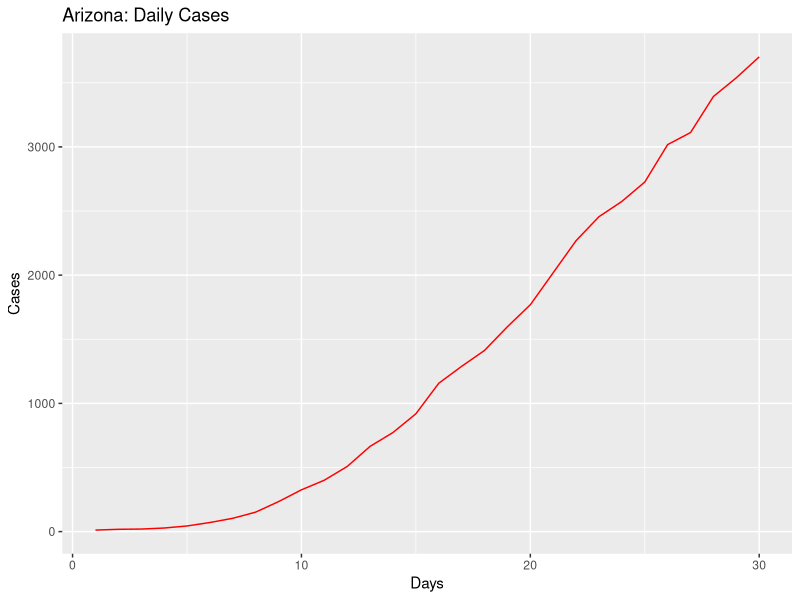
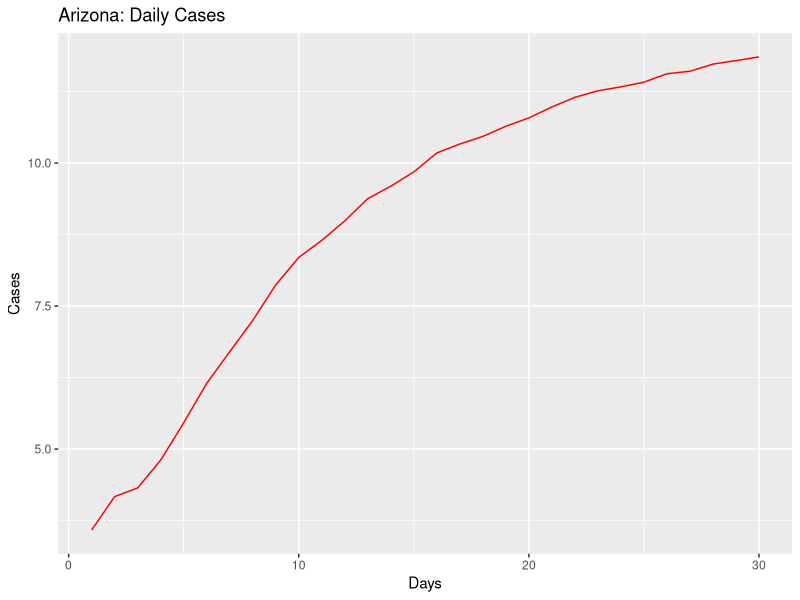
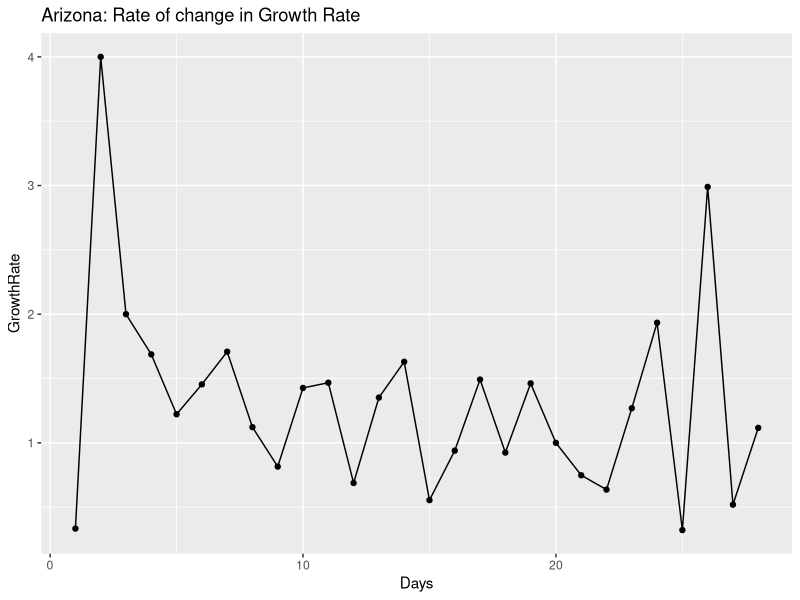
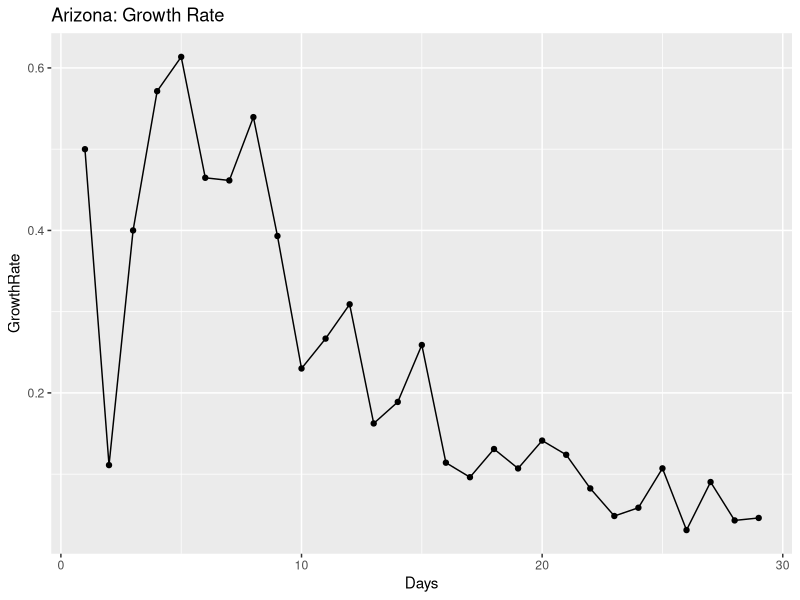
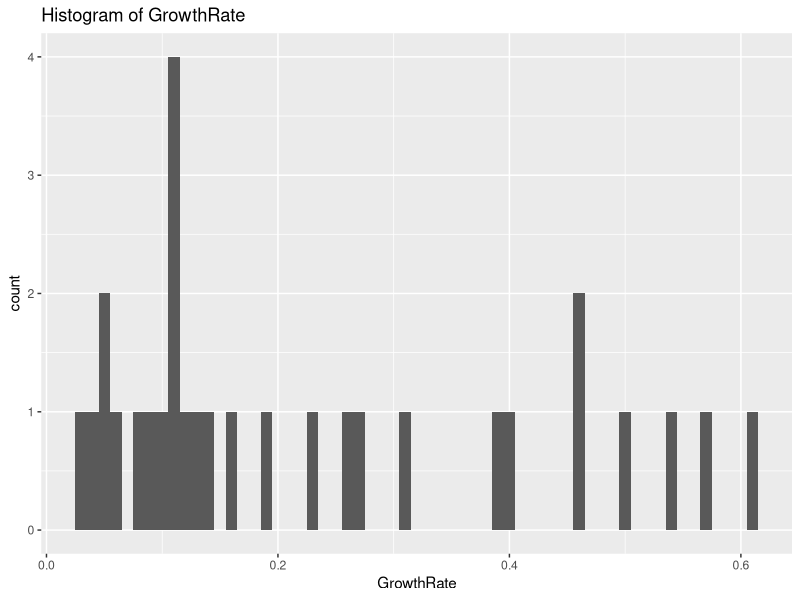
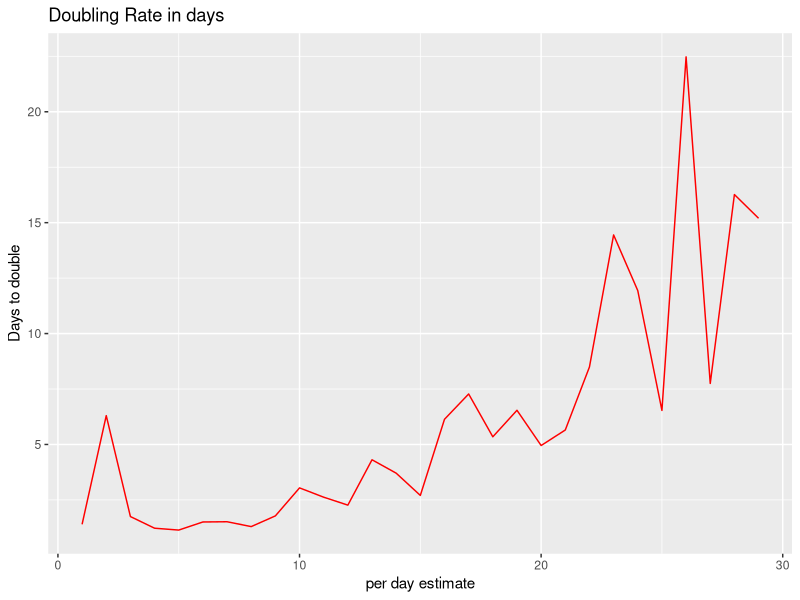
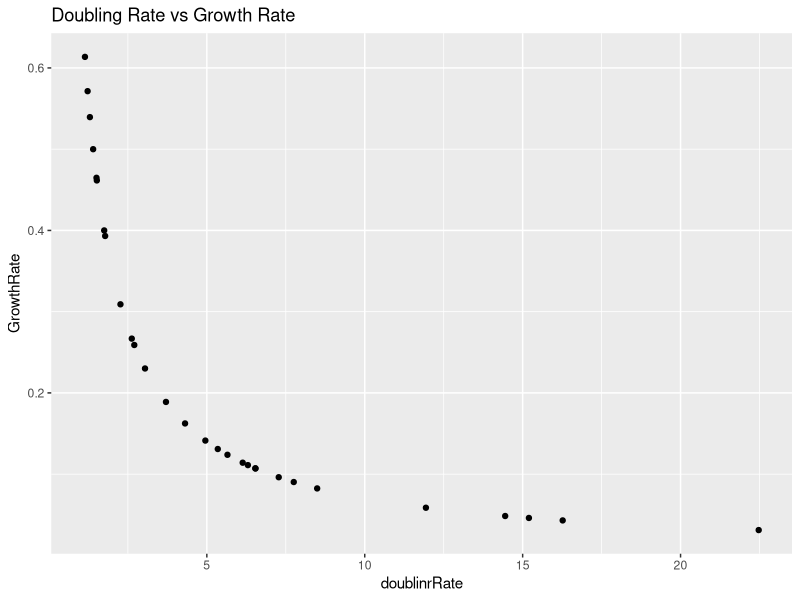
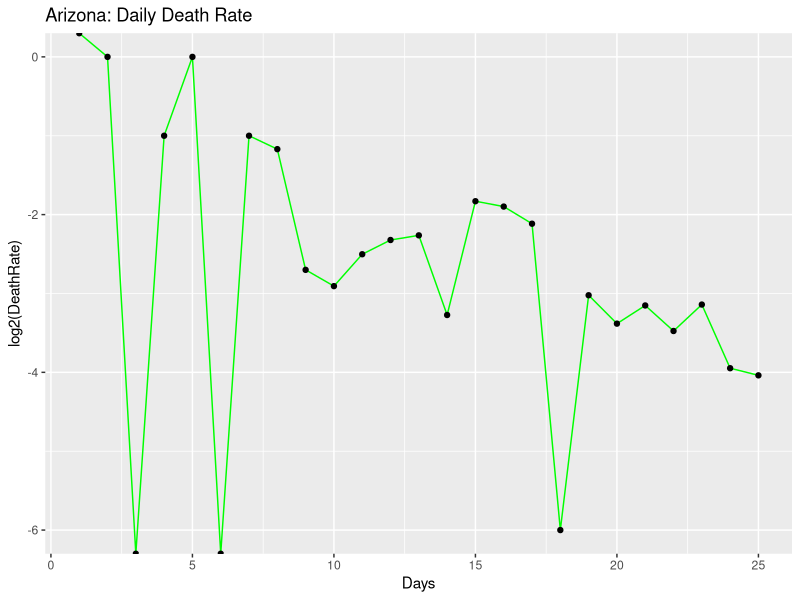

Here is the R script that generated these plots, in order:
## ---- chunk 1
knitr::opts_chunk$set(echo = TRUE)
## ---- chunk 2
library(ggplot2)
library(gridExtra)
library(dplyr)

coronaGrowth <- function(absoluteNumbers){
  growthfactor <- NULL
  absgrowth <- NULL
  for(i in 1:length(absoluteNumbers))
  {
    #print((absoluteNumbers[i]-absoluteNumbers[i+1]/absoluteNumbers[i+1])/absoluteNumbers[i+1])
    growthfactor[i] <- ((absoluteNumbers[i]-absoluteNumbers[i+1]))/(absoluteNumbers[i+1]-absoluteNumbers[i+2])  
    #growthfactor[i] <- ((absoluteNumbers[i]-absoluteNumbers[i+1]))/(absolutenumbers[i])
  }
  
  return (rev(growthfactor))
}

DailyGrowthRate <- function(absoluteNumbers)
{
  growthfactor <- NULL
  absgrowth <- NULL
  for(i in 1:length(absoluteNumbers))
  {
    #print((absoluteNumbers[i]-absoluteNumbers[i+1]/absoluteNumbers[i+1])/absoluteNumbers[i+1])
    growthfactor[i] <- ((absoluteNumbers[i]/absoluteNumbers[i+1]))-1 
    #growthfactor[i] <- ((absoluteNumbers[i]-absoluteNumbers[i+1]))/(absolutenumbers[i])
  }
  
  return (rev(growthfactor))  
}

DoublingRate <- function(absoluteNumbers)
{
  doublingrRate <- NULL
  cumsum <- NULL
  for(i in 1:length(absoluteNumbers))
  {
    
    doublingrRate[i] <- (70/(absoluteNumbers[i]*100))
    
  }
  return ((doublingrRate))  
}

#Calculate the mean and median growth rate:
MeanMediangrowthrate <- function(dataTrend1)
{
  MeanGRTrend <- NULL
  MedianGRTrend <- NULL
  
  for(i in 1:length(dataTrend1$GrowthRate))
  {
    MedianGRTrend[i] <- median(dataTrend1[1:i,"GrowthRate"])
    MeanGRTrend[i] <- mean(dataTrend1[1:i,"GrowthRate"])
  }
  
  dataTrend1$MedianGRT = MedianGRTrend
  dataTrend1$MeanGRT = MeanGRTrend
  
  return(dataTrend1)

}

#Calculate ratio of newdeaths/newcases
newDeathstonewCases <- function(absolutenumbers,totaldeaths)
{
  newCases <- NULL
  newDeaths <- NULL
  for(i in 1:length(absolutenumbers))
  {
    if(i == length(absolutenumbers))
    {
      print("reached the end")
    }else{
     newDeaths[i] = (totaldeaths[i]-totaldeaths[i+1])
     newCases[i] = (absolutenumbers[i]-absolutenumbers[i+1]) 
    }
  }
  

  days <- seq(2:length(absolutenumbers))
 return(data.frame( newDeaths = rev(newDeaths),newCases = rev(newCases),Days = days))
 
}

#Calculate ratio of deaths to totalCases
totalDeathstoCases <- function(absolutenumbers,totaldeaths)
{
  ratio <- NULL
  for(i in 1:length(absolutenumbers))
  {

     ratio[i] = (totaldeaths[i])/(absolutenumbers[i]) 
  }
  
  return(rev(ratio))
}
## ---- chunk 3
#Arizona

absolutenumbers <- c(3702,3539,3393,3112,3018,2726,2575,2456,2269,2019,1769,1598,1413,1289,1157,919,773,665,508,401,326,234,152,104,71,44,28,20,18,12)

totaldeaths <- c(122,115,108,97,89,80,73,65,64,52,41,32,29,24,20,17,15,13,9,6,6,3,2,2,1,0,0,0,0,0)

#America
#absolutenumbers <- c(101.7*1000,83.8*1000,65.8*1000,53.7*1000,43.8*1000,33.3*1000,25*1000,19*1000,13.7*1000,7.8*1000,6.4*1000,4.6*1000,3.5*1000,2.7*1000)
## ---- chunk 4
growthrate <- na.exclude(coronaGrowth(absolutenumbers))
days <- seq(1:length(growthrate))
dataTrend <- data.frame(GrowthRate = growthrate,Days = days)
print(dataTrend)
p1 <- ggplot(data=dataTrend, aes(x=Days, y=GrowthRate, group=1)) +ggtitle("Arizona: Rate of change in Growth Rate")+
  geom_line()+
  geom_point()

print(dataTrend)
#print(dataTrend1)




growthrate1 <- na.exclude(DailyGrowthRate(absolutenumbers))
doublingrate1 <- na.exclude(DoublingRate(growthrate1))
days1 <- seq(1:length(growthrate1))
dataTrend1 <- data.frame(GrowthRate = growthrate1,Days = days1,doublinrRate = doublingrate1)
print(dataTrend1)
multiplier <- tail(dataTrend1, n = 1)
pred_val <- (head(absolutenumbers, n = 1)*multiplier[,"GrowthRate"])+head(absolutenumbers, n = 1)

p2 <- ggplot(data=dataTrend1, aes(x=Days, y=GrowthRate, group=1)) +ggtitle("Arizona: Growth Rate")+
  geom_line()+
  geom_point()

days <- seq(1:length(absolutenumbers))
growthrate <- append(growthrate, c(1,1),after = 0)
dataOriginal <- data.frame(Cases = rev(absolutenumbers), Days = days)
p3<- ggplot() +geom_line(data=dataOriginal, aes(x=Days, y=Cases,),color = "Red")+labs(title="Arizona: Daily Cases", y="Cases", x="Days")

p3_log<- ggplot() +geom_line(data=dataOriginal, aes(x=Days, y=log2(Cases)),color = "Red")+labs(title="Arizona: Daily Cases", y="Cases", x="Days")+
  #geom_line(data=dataOriginal, aes(x=Days+1, y=Prediction),color = "Blue")
  geom_point()



# Analyze growth rate to get interval of values
summary(dataTrend1$GrowthRate)
dataTrend1%>%select("GrowthRate")%>%summarise(meanGR = mean(GrowthRate), medianGR = median(GrowthRate), sdGR = sd(GrowthRate))
p4 <- ggplot(data = dataTrend1, aes(x = GrowthRate))+ggtitle("Histogram of GrowthRate")+geom_histogram(binwidth = 0.01)


#Analyze the doubling rate
p5<- ggplot() +geom_line(data=dataTrend1, aes(x=Days, y=doublinrRate),color = "Red")+labs(title="Doubling Rate in days", y="Days to double", x ="per day estimate")+
  #geom_line(data=dataOriginal, aes(x=Days+1, y=Prediction),color = "Blue")
  geom_point()

#Scatter plor of Growthrate versus Doubling Rate
p6 <- ggplot()+geom_point(data = dataTrend1, aes(x = doublinrRate, y = GrowthRate))+labs(title = "Doubling Rate vs Growth Rate")

dataTrend1 <- MeanMediangrowthrate(dataTrend1 = dataTrend1)

#Median growth rate trend 
#Median growth rate trend 
p7 <- ggplot()+geom_line(data = dataTrend1, aes(x = Days, y = MedianGRT),color = "Blue")+labs(title = "Arizona Median(BLUE)VsMean(RED) Growth Rate")+geom_line(data=dataTrend1, aes(x=Days , y=MeanGRT),color = "Red")


deathrate1 <- na.exclude(DailyGrowthRate(totaldeaths))
doublingdeathrate1 <- na.exclude(DoublingRate(deathrate1))
days1 <- seq(1:length(deathrate1))
dataDeathTrend1 <- data.frame(DeathRate = deathrate1,Days = days1,doublinrRate = doublingdeathrate1)
#print(dataDeathTrend1)
#multiplier <- tail(totaldeaths, n = 1)
#pred_val <- (head(dataDeathTrend1, n = 1)*multiplier[,"DeathRate"])+head(dataDeathTrend1, n = 1)

p8 <- ggplot(data=dataDeathTrend1, aes(x=Days, y=log2(DeathRate), group=1)) +ggtitle("Arizona: Daily Death Rate")+
  geom_line(color = "Green")+
  geom_point()


rationewdeathtocases <- newDeathstonewCases(absolutenumbers,totaldeaths)

p9 <- ggplot(data=rationewdeathtocases, aes(x=Days, y=log2(newCases), group=1)) +ggtitle("Arizona:newCases(Orange)")+
  geom_line(color = "Orange")+geom_point()

totaldeathstocases <- totalDeathstoCases(absolutenumbers,totaldeaths)
days <- seq(1:length(absolutenumbers))
datatotaldeathstocasesTrend <- data.frame(ratio = totaldeathstocases,Days = days)
#Scatter plot of totalcases to totaldeaths
p10 <- ggplot(data=datatotaldeathstocasesTrend, aes(x=Days, y=ratio, group=1)) +ggtitle("Arizona: TotalDeaths/TotalCases")+
  geom_line(color = "Yellow")+
  geom_point()

#Confidence Interval for mean population GrowthRate:
meanGR = mean(dataTrend1$GrowthRate)
sdGR = sd(dataTrend1$GrowthRate)

uppperlimitGR= meanGR+sdGR
lowerlimitGR = meanGR-sdGR

#Predictions based on: Current Growth Rate, MeanGrowth Rate, Upper GrowthRate, Lower GrowthRate
pred_val_Current <- (head(absolutenumbers, n = 1)*multiplier[,"GrowthRate"])+head(absolutenumbers, n = 1)
pred_val_MeanGR <- (head(absolutenumbers, n = 1)*meanGR)+head(absolutenumbers, n = 1)
pred_val_upperGR <- (head(absolutenumbers, n = 1)*uppperlimitGR)+head(absolutenumbers, n = 1)
pred_val_lowerGR <- (head(absolutenumbers, n = 1)*lowerlimitGR)+head(absolutenumbers, n = 1)

print("Current GR:")
print(multiplier[,"GrowthRate"])
print(pred_val_Current)

print("Mean GR:")
print(meanGR)
print(pred_val_MeanGR)

print("Upperlimit GR:")
print(uppperlimitGR)
print(pred_val_upperGR)

print("Lowerlimit GR:")
print(lowerlimitGR)
print(pred_val_lowerGR)

#Doubling rate:-
DRCurrent <- round(70/(meanGR*100),digits = 0)
DRMedian <- round(70/(median(dataTrend1$GrowthRate)*100),digits = 0)
latestDRCurrent <- round(tail(dataTrend1$doublinrRate,n=1),digits = 0)

## ---- chunk 5
#grid.arrange(p3,p3_log,p1,p2,p4,p5,p6,nrow = 4, ncol = 2)
print(p3)
print(p3_log)
print(p1)
print(p2)
print(p4)
print(p5)
print(p6)
print(p8)
print(p9)
print(p10)
print(p7)
## ---- chunk 6
library(ggplot2)
library(gridExtra)
library(dplyr)

coronaGrowth <- function(absoluteNumbers){
  growthfactor <- NULL
  absgrowth <- NULL
  for(i in 1:length(absoluteNumbers))
  {
    #print((absoluteNumbers[i]-absoluteNumbers[i+1]/absoluteNumbers[i+1])/absoluteNumbers[i+1])
    growthfactor[i] <- ((absoluteNumbers[i]-absoluteNumbers[i+1]))/(absoluteNumbers[i+1]-absoluteNumbers[i+2])  
    #growthfactor[i] <- ((absoluteNumbers[i]-absoluteNumbers[i+1]))/(absolutenumbers[i])
  }
  
  return (rev(growthfactor))
}

DailyGrowthRate <- function(absoluteNumbers)
{
  growthfactor <- NULL
  absgrowth <- NULL
  for(i in 1:length(absoluteNumbers))
  {
    #print((absoluteNumbers[i]-absoluteNumbers[i+1]/absoluteNumbers[i+1])/absoluteNumbers[i+1])
    growthfactor[i] <- ((absoluteNumbers[i]/absoluteNumbers[i+1]))-1 
    #growthfactor[i] <- ((absoluteNumbers[i]-absoluteNumbers[i+1]))/(absolutenumbers[i])
  }
  
  return (rev(growthfactor))  
}

DoublingRate <- function(absoluteNumbers)
{
  doublingrRate <- NULL
  cumsum <- NULL
  for(i in 1:length(absoluteNumbers))
  {
    
    doublingrRate[i] <- (70/(absoluteNumbers[i]*100))
    
  }
  return ((doublingrRate))  
}

#Calculate the mean and median growth rate:
MeanMediangrowthrate <- function(dataTrend1)
{
  MeanGRTrend <- NULL
  MedianGRTrend <- NULL
  
  for(i in 1:length(dataTrend1$GrowthRate))
  {
    MedianGRTrend[i] <- median(dataTrend1[1:i,"GrowthRate"])
    MeanGRTrend[i] <- mean(dataTrend1[1:i,"GrowthRate"])
  }
  
  dataTrend1$MedianGRT = MedianGRTrend
  dataTrend1$MeanGRT = MeanGRTrend
  
  return(dataTrend1)

}

# #Calculate ratio of newdeaths/newcases
# newDeathstonewCases <- function(absolutenumbers,totaldeaths)
# {
#   ratio <- NULL
#   for(i in 1:length(absolutenumbers))
#   {
#     if(i == length(absolutenumbers))
#     {
#       print("reached the end")
#     }else{
#      ratio[i] = (totaldeaths[i]-totaldeaths[i+1])/(absolutenumbers[i]-absolutenumbers[i+1]) 
#     }
#   }
#   
#   return(rev(ratio))
# }

#Calculate ratio of newdeaths/newcases
newDeathstonewCases <- function(absolutenumbers,totaldeaths)
{
  newCases <- NULL
  newDeaths <- NULL
  for(i in 1:length(absolutenumbers))
  {
    if(i == length(absolutenumbers))
    {
      print("reached the end")
    }else{
     newDeaths[i] = (totaldeaths[i]-totaldeaths[i+1])
     newCases[i] = (absolutenumbers[i]-absolutenumbers[i+1]) 
    }
  }
  

  days <- seq(2:length(absolutenumbers))
 return(data.frame( newDeaths = rev(newDeaths),newCases = rev(newCases),Days = days))
 
}

#Calculate ratio of deaths to totalCases
totalDeathstoCases <- function(absolutenumbers,totaldeaths)
{
  ratio <- NULL
  for(i in 1:length(absolutenumbers))
  {

     ratio[i] = (totaldeaths[i])/(absolutenumbers[i]) 
  }
  
  return(rev(ratio))
}

## ---- chunk 7
#Arizona
#absolutenumbers <- c(773,665,508,401,326,234,152,104,71,44,28,20,18,12)

#America

absolutenumbers <- c(573.138*1000,545.934*1000,521.623*1000,489.646*1000,454.615*1000,418.451*1000,386.571*1000,355.834*1000,327.871*1000,300.432*1000,265.506*1000,235.281*1000,205.035*1000,176.518*1000,145.369*1000,133.094*1000,123.578*1000,101.7*1000,83.8*1000,65.8*1000,53.7*1000,43.8*1000,33.3*1000,25*1000,19*1000,13.7*1000,7.8*1000,6.4*1000,4.6*1000,3.5*1000,2.7*1000)

totaldeaths <- c(22930,21474,20057,18325,16691,14791,12851,10880,9622,8457,7127,6081,5107,4057,3143,2585,2222,1697,1296,1028,781,556,414,301,255,206,150,110,87,69,57,48,41,38,30,26,22,19,15,12,11,9,6,1,1)




## ---- chunk 8
growthrate <- na.exclude(coronaGrowth(absolutenumbers))
days <- seq(1:length(growthrate))
dataTrend <- data.frame(GrowthRate = growthrate,Days = days)
print(dataTrend)
p1 <- ggplot(data=dataTrend, aes(x=Days, y=GrowthRate, group=1)) +ggtitle("US: Rate of change in Growth Rate")+
  geom_line()+
  geom_point()

print(dataTrend)
#print(dataTrend1)




growthrate1 <- na.exclude(DailyGrowthRate(absolutenumbers))
doublingrate1 <- na.exclude(DoublingRate(growthrate1))
days1 <- seq(1:length(growthrate1))
dataTrend1 <- data.frame(GrowthRate = growthrate1,Days = days1,doublinrRate = doublingrate1)
print(dataTrend1)
multiplier <- tail(dataTrend1, n = 1)
pred_val <- (head(absolutenumbers, n = 1)*multiplier[,"GrowthRate"])+head(absolutenumbers, n = 1)

p2 <- ggplot(data=dataTrend1, aes(x=Days, y=GrowthRate, group=1)) +ggtitle("US: Growth Rate")+
  geom_line()+
  geom_point()

days <- seq(1:length(absolutenumbers))
growthrate <- append(growthrate, c(1,1),after = 0)
dataOriginal <- data.frame(Cases = rev(absolutenumbers), Days = days)
p3<- ggplot() +geom_line(data=dataOriginal, aes(x=Days, y=Cases,),color = "Red")+labs(title="US: Daily Cases", y="Cases", x="Days")

p3_log<- ggplot() +geom_line(data=dataOriginal, aes(x=Days, y=log2(Cases)),color = "Red")+labs(title="US: Daily Cases", y="Cases", x="Days")+
  #geom_line(data=dataOriginal, aes(x=Days+1, y=Prediction),color = "Blue")
  geom_point()



# Analyze growth rate to get interval of values
summary(dataTrend1$GrowthRate)
dataTrend1%>%select("GrowthRate")%>%summarise(meanGR = mean(GrowthRate), medianGR = median(GrowthRate), sdGR = sd(GrowthRate))
p4 <- ggplot(data = dataTrend1, aes(x = GrowthRate))+ggtitle("Histogram of GrowthRate")+geom_histogram(binwidth = 0.01)


#Analyze the doubling rate
p5<- ggplot() +geom_line(data=dataTrend1, aes(x=Days, y=doublinrRate),color = "Red")+labs(title="Doubling Rate in days", y="Days to double", x ="per day estimate")+
  #geom_line(data=dataOriginal, aes(x=Days+1, y=Prediction),color = "Blue")
  geom_point()

#Scatter plor of Growthrate versus Doubling Rate
p6 <- ggplot()+geom_point(data = dataTrend1, aes(x = doublinrRate, y = GrowthRate))+labs(title = "Doubling Rate vs Growth Rate")

dataTrend1 <- MeanMediangrowthrate(dataTrend1 = dataTrend1)


#Median growth rate trend 
#Median growth rate trend 
p7 <- ggplot()+geom_line(data = dataTrend1, aes(x = Days, y = MedianGRT),color = "Blue")+labs(title = "US Median(BLUE)VsMean(RED) Growth Rate")+geom_line(data=dataTrend1, aes(x=Days , y=MeanGRT),color = "Red")

deathrate1 <- na.exclude(DailyGrowthRate(totaldeaths))
doublingdeathrate1 <- na.exclude(DoublingRate(deathrate1))
days1 <- seq(1:length(deathrate1))
dataDeathTrend1 <- data.frame(DeathRate = deathrate1,Days = days1,doublinrRate = doublingdeathrate1)
#print(dataDeathTrend1)
#multiplier <- tail(totaldeaths, n = 1)
#pred_val <- (head(dataDeathTrend1, n = 1)*multiplier[,"DeathRate"])+head(dataDeathTrend1, n = 1)

p8 <- ggplot(data=dataDeathTrend1, aes(x=Days, y=log2(DeathRate), group=1)) +ggtitle("US: Daily Death Rate")+
  geom_line(color = "Green")+
  geom_point()

rationewdeathtocases <- newDeathstonewCases(absolutenumbers,totaldeaths)

p9 <- ggplot(data=rationewdeathtocases, aes(x=Days, y=log2(newCases), group=1)) +ggtitle("US:newCases(Orange)")+
  geom_line(color = "Orange")+geom_point()
totaldeathstocases <- totalDeathstoCases(absolutenumbers,totaldeaths)
days <- seq(1:length(absolutenumbers))
datatotaldeathstocasesTrend <- data.frame(ratio = totaldeathstocases,Days = days)
#Scatter plot of totalcases to totaldeaths
p10 <- ggplot(data=datatotaldeathstocasesTrend, aes(x=Days, y=ratio, group=1)) +ggtitle("US: TotalDeaths/TotalCases")+
  geom_line(color = "Yellow")+
  geom_point()
#Confidence Interval for mean population GrowthRate:
meanGR = mean(dataTrend1$GrowthRate)
sdGR = sd(dataTrend1$GrowthRate)

uppperlimitGR= meanGR+sdGR
lowerlimitGR = meanGR-sdGR

#Predictions based on: Current Growth Rate, MeanGrowth Rate, Upper GrowthRate, Lower GrowthRate
pred_val_Current <- (head(absolutenumbers, n = 1)*multiplier[,"GrowthRate"])+head(absolutenumbers, n = 1)
pred_val_MeanGR <- (head(absolutenumbers, n = 1)*meanGR)+head(absolutenumbers, n = 1)
pred_val_upperGR <- (head(absolutenumbers, n = 1)*uppperlimitGR)+head(absolutenumbers, n = 1)
pred_val_lowerGR <- (head(absolutenumbers, n = 1)*lowerlimitGR)+head(absolutenumbers, n = 1)

print("Current GR:")
print(multiplier[,"GrowthRate"])
print(pred_val_Current)

print("Mean GR:")
print(meanGR)
print(pred_val_MeanGR)

print("Upperlimit GR:")
print(uppperlimitGR)
print(pred_val_upperGR)

print("Lowerlimit GR:")
print(lowerlimitGR)
print(pred_val_lowerGR)

#Doubling rate:-
DRCurrent <- round(70/(meanGR*100),digits = 0)
DRMedian <- round(70/(median(dataTrend1$GrowthRate)*100),digits = 0)
latestDRCurrent <- round(tail(dataTrend1$doublinrRate,n=1),digits = 0)

## ---- chunk 9
#grid.arrange(p3,p3_log,p1,p2,p4,p5,p6,nrow = 4, ncol = 2)
print(p3)
print(p3_log)
print(p1)
print(p2)
print(p4)
print(p5)
print(p6)
print(p8)
print(p9)
print(p10)
print(p7)
## ---- chunk 10
library(ggplot2)
library(gridExtra)
library(dplyr)

coronaGrowth <- function(absoluteNumbers){
  growthfactor <- NULL
  absgrowth <- NULL
  for(i in 1:length(absoluteNumbers))
  {
    #print((absoluteNumbers[i]-absoluteNumbers[i+1]/absoluteNumbers[i+1])/absoluteNumbers[i+1])
    growthfactor[i] <- ((absoluteNumbers[i]-absoluteNumbers[i+1]))/(absoluteNumbers[i+1]-absoluteNumbers[i+2])  
    #growthfactor[i] <- ((absoluteNumbers[i]-absoluteNumbers[i+1]))/(absolutenumbers[i])
  }
  
  return (rev(growthfactor))
}

DailyGrowthRate <- function(absoluteNumbers)
{
  growthfactor <- NULL
  absgrowth <- NULL
  for(i in 1:length(absoluteNumbers))
  {
    #print((absoluteNumbers[i]-absoluteNumbers[i+1]/absoluteNumbers[i+1])/absoluteNumbers[i+1])
    growthfactor[i] <- ((absoluteNumbers[i]/absoluteNumbers[i+1]))-1 
    #growthfactor[i] <- ((absoluteNumbers[i]-absoluteNumbers[i+1]))/(absolutenumbers[i])
  }
  
  return (rev(growthfactor))  
}

DoublingRate <- function(absoluteNumbers)
{
  doublingrRate <- NULL
  cumsum <- NULL
  for(i in 1:length(absoluteNumbers))
  {
    
    doublingrRate[i] <- (70/(absoluteNumbers[i]*100))
    
  }
  return ((doublingrRate))  
}

#Calculate the mean and median growth rate:
MeanMediangrowthrate <- function(dataTrend1)
{
  MeanGRTrend <- NULL
  MedianGRTrend <- NULL
  
  for(i in 1:length(dataTrend1$GrowthRate))
  {
    MedianGRTrend[i] <- median(dataTrend1[1:i,"GrowthRate"])
    MeanGRTrend[i] <- mean(dataTrend1[1:i,"GrowthRate"])
  }
  
  dataTrend1$MedianGRT = MedianGRTrend
  dataTrend1$MeanGRT = MeanGRTrend
  
  return(dataTrend1)

}

#Calculate ratio of newdeaths/newcases
# newDeathstonewCases <- function(absolutenumbers,totaldeaths)
# {
#   ratio <- NULL
#   for(i in 1:length(absolutenumbers))
#   {
#     if(i == length(absolutenumbers))
#     {
#       print("reached the end")
#     }else{
#      ratio[i] = (totaldeaths[i]-totaldeaths[i+1])/(absolutenumbers[i]-absolutenumbers[i+1]) 
#     }
#   }
#   
#   return(rev(ratio))
# }

#Calculate ratio of newdeaths/newcases
newDeathstonewCases <- function(absolutenumbers,totaldeaths)
{
  newCases <- NULL
  newDeaths <- NULL
  for(i in 1:length(absolutenumbers))
  {
    if(i == length(absolutenumbers))
    {
      print("reached the end")
    }else{
     newDeaths[i] = (totaldeaths[i]-totaldeaths[i+1])
     newCases[i] = (absolutenumbers[i]-absolutenumbers[i+1]) 
    }
  }
  

  days <- seq(2:length(absolutenumbers))
 return(data.frame( newDeaths = rev(newDeaths),newCases = rev(newCases),Days = days))
 
}

#Calculate ratio of deaths to totalCases
totalDeathstoCases <- function(absolutenumbers,totaldeaths)
{
  ratio <- NULL
  for(i in 1:length(absolutenumbers))
  {

     ratio[i] = (totaldeaths[i])/(absolutenumbers[i]) 
  }
  
  return(rev(ratio))
}
## ---- chunk 11
#Arizona
#absolutenumbers <- c(773,665,508,401,326,234,152,104,71,44,28,20,18,12)

#America
absolutenumbers <- c(9635,9166,8339,7598,6653,5749,5311,4778,3588,3082,2567,2341,1637,1397,1251,1071,1024,987,887,727,657,536,499,396,332,249,194,169,143,129,114,100,82,74,62,62,47,40,34,31,30,29,7,6,3,3,3,3,3,3,3,3,3,3,3,3,3,3,3)

totaldeaths <- c(331,325,288,246,227,178,160,136,118,99,86,72,58,35,27,24,20,20,12,10,10,7,5,5,4,3,3,2,2,2,2,1,0,0,0,0,0,0,0,0,0,0,0,0,0,0,0,0,0,0,0,0,0,0,0,0,0,0,0)
## ---- chunk 12
growthrate <- na.exclude(coronaGrowth(absolutenumbers))
days <- seq(1:length(growthrate))
dataTrend <- data.frame(GrowthRate = growthrate,Days = days)
print(dataTrend)
p1 <- ggplot(data=dataTrend, aes(x=Days, y=GrowthRate, group=1)) +ggtitle("US: Rate of change in Growth Rate")+
  geom_line()+
  geom_point()

print(dataTrend)
#print(dataTrend1)




growthrate1 <- na.exclude(DailyGrowthRate(absolutenumbers))
doublingrate1 <- na.exclude(DoublingRate(growthrate1))
days1 <- seq(1:length(growthrate1))
dataTrend1 <- data.frame(GrowthRate = growthrate1,Days = days1,doublinrRate = doublingrate1)
print(dataTrend1)
multiplier <- tail(dataTrend1, n = 1)
pred_val <- (head(absolutenumbers, n = 1)*multiplier[,"GrowthRate"])+head(absolutenumbers, n = 1)

p2 <- ggplot(data=dataTrend1, aes(x=Days, y=GrowthRate, group=1)) +ggtitle("India: Growth Rate")+
  geom_line()+
  geom_point()

days <- seq(1:length(absolutenumbers))
growthrate <- append(growthrate, c(1,1),after = 0)
dataOriginal <- data.frame(Cases = rev(absolutenumbers), Days = days)
p3<- ggplot() +geom_line(data=dataOriginal, aes(x=Days, y=Cases,),color = "Red")+labs(title="India: Daily Cases", y="Cases", x="Days")

p3_log<- ggplot() +geom_line(data=dataOriginal, aes(x=Days, y=log2(Cases)),color = "Red")+labs(title="India: Daily Cases", y="Cases", x="Days")+
  #geom_line(data=dataOriginal, aes(x=Days+1, y=Prediction),color = "Blue")
  geom_point()



# Analyze growth rate to get interval of values
summary(dataTrend1$GrowthRate)
dataTrend1%>%select("GrowthRate")%>%summarise(meanGR = mean(GrowthRate), medianGR = median(GrowthRate), sdGR = sd(GrowthRate))
p4 <- ggplot(data = dataTrend1, aes(x = GrowthRate))+ggtitle("Histogram of GrowthRate")+geom_histogram(binwidth = 0.01)


#Analyze the doubling rate
p5<- ggplot() +geom_line(data=dataTrend1, aes(x=Days, y=doublinrRate),color = "Red")+labs(title="Doubling Rate in days", y="Days to double", x ="per day estimate")+
  #geom_line(data=dataOriginal, aes(x=Days+1, y=Prediction),color = "Blue")
  geom_point()

#Scatter plor of Growthrate versus Doubling Rate
p6 <- ggplot()+geom_point(data = dataTrend1, aes(x = doublinrRate, y = GrowthRate))+labs(title = "Doubling Rate vs Growth Rate")

dataTrend1 <- MeanMediangrowthrate(dataTrend1 = dataTrend1)


#Median growth rate trend 
p7 <- ggplot()+geom_line(data = dataTrend1, aes(x = Days, y = MedianGRT),color = "Blue")+labs(title = "India Median(BLUE)VsMean(RED) Growth Rate")+geom_line(data=dataTrend1, aes(x=Days , y=MeanGRT),color = "Red")

deathrate1 <- na.exclude(DailyGrowthRate(totaldeaths))
doublingdeathrate1 <- na.exclude(DoublingRate(deathrate1))
days1 <- seq(1:length(deathrate1))
dataDeathTrend1 <- data.frame(DeathRate = deathrate1,Days = days1,doublinrRate = doublingdeathrate1)
#print(dataDeathTrend1)
#multiplier <- tail(totaldeaths, n = 1)
#pred_val <- (head(dataDeathTrend1, n = 1)*multiplier[,"DeathRate"])+head(dataDeathTrend1, n = 1)

p8 <- ggplot(data=dataDeathTrend1, aes(x=Days, y=log2(DeathRate), group=1)) +ggtitle("India: Daily Death Rate")+
  geom_line(color = "Green")+
  geom_point()

rationewdeathtocases <- newDeathstonewCases(absolutenumbers,totaldeaths)

p9 <- ggplot(data=rationewdeathtocases, aes(x=Days, y=log2(newCases), group=1)) +ggtitle("India:newCases(Orange)")+
  geom_line(color = "Orange")+geom_point()

totaldeathstocases <- totalDeathstoCases(absolutenumbers,totaldeaths)
days <- seq(1:length(absolutenumbers))
datatotaldeathstocasesTrend <- data.frame(ratio = totaldeathstocases,Days = days)
#Scatter plot of totalcases to totaldeaths
p10 <- ggplot(data=datatotaldeathstocasesTrend, aes(x=Days, y=ratio, group=1)) +ggtitle("India: TotalDeaths/TotalCases")+
  geom_line(color = "Yellow")+
  geom_point()

#Confidence Interval for mean population GrowthRate:
meanGR = mean(dataTrend1$GrowthRate)
sdGR = sd(dataTrend1$GrowthRate)

uppperlimitGR= meanGR+sdGR
lowerlimitGR = meanGR-sdGR

#Predictions based on: Current Growth Rate, MeanGrowth Rate, Upper GrowthRate, Lower GrowthRate
pred_val_Current <- (head(absolutenumbers, n = 1)*multiplier[,"GrowthRate"])+head(absolutenumbers, n = 1)
pred_val_MeanGR <- (head(absolutenumbers, n = 1)*meanGR)+head(absolutenumbers, n = 1)
pred_val_upperGR <- (head(absolutenumbers, n = 1)*uppperlimitGR)+head(absolutenumbers, n = 1)
pred_val_lowerGR <- (head(absolutenumbers, n = 1)*lowerlimitGR)+head(absolutenumbers, n = 1)

print("Current GR:")
print(multiplier[,"GrowthRate"])
print(pred_val_Current)

print("Mean GR:")
print(meanGR)
print(pred_val_MeanGR)

print("Upperlimit GR:")
print(uppperlimitGR)
print(pred_val_upperGR)

print("Lowerlimit GR:")
print(lowerlimitGR)
print(pred_val_lowerGR)

#Doubling rate:-
DRCurrent <- round(70/(meanGR*100),digits = 0)
DRMedian <- round(70/(median(dataTrend1$GrowthRate)*100),digits = 0)
latestDRCurrent <- round(tail(dataTrend1$doublinrRate,n=1),digits = 0)

## ---- chunk 13
#grid.arrange(p3,p3_log,p1,p2,p4,p5,p6,nrow = 4, ncol = 2)
print(p3)
print(p3_log)
print(p1)
print(p2)
print(p4)
print(p5)
print(p6)
print(p8)
print(p9)
print(p10)
print(p7)
